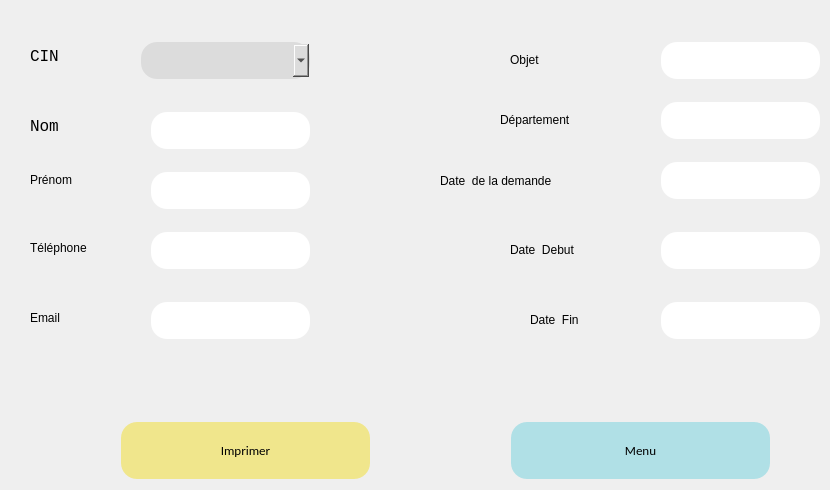
    <widget class="QWidget" name="page_44">
     <widget class="QLineEdit" name="lineEdit_35">
      <property name="geometry">
       <rect>
        <x>150</x>
        <y>110</y>
        <width>161</width>
        <height>41</height>
       </rect>
      </property>
      <property name="styleSheet">
       <string notr="true">background-color: white	;
  border: none;
  color: black;
  padding: 10px;
  text-align: center;
  text-decoration: none;
font-family:calibri;
  display: inline-block;
  font-size: 13px;
  margin: 2px 1px;
  border-radius : 16px;</string>
      </property>
     </widget>
     <widget class="QLabel" name="label_193">
      <property name="geometry">
       <rect>
        <x>30</x>
        <y>50</y>
        <width>47</width>
        <height>13</height>
       </rect>
      </property>
      <property name="font">
       <font>
        <family>Courier New</family>
        <pointsize>12</pointsize>
        <weight>50</weight>
        <bold>false</bold>
       </font>
      </property>
      <property name="text">
       <string>CIN</string>
      </property>
     </widget>
     <widget class="QLabel" name="label_195">
      <property name="geometry">
       <rect>
        <x>30</x>
        <y>120</y>
        <width>47</width>
        <height>13</height>
       </rect>
      </property>
      <property name="font">
       <font>
        <family>Courier New</family>
        <pointsize>12</pointsize>
       </font>
      </property>
      <property name="text">
       <string>Nom</string>
      </property>
     </widget>
     <widget class="QLineEdit" name="lineEdit_36">
      <property name="geometry">
       <rect>
        <x>150</x>
        <y>170</y>
        <width>161</width>
        <height>41</height>
       </rect>
      </property>
      <property name="styleSheet">
       <string notr="true">background-color: white	;
  border: none;
  color: black;
  padding: 10px;
  text-align: center;
  text-decoration: none;
font-family:calibri;
  display: inline-block;
  font-size: 13px;
  margin: 2px 1px;
  border-radius : 16px;</string>
      </property>
     </widget>
     <widget class="QLabel" name="label_196">
      <property name="geometry">
       <rect>
        <x>30</x>
        <y>170</y>
        <width>71</width>
        <height>20</height>
       </rect>
      </property>
      <property name="text">
       <string>Prénom</string>
      </property>
     </widget>
     <widget class="QLabel" name="label_197">
      <property name="geometry">
       <rect>
        <x>30</x>
        <y>240</y>
        <width>101</width>
        <height>16</height>
       </rect>
      </property>
      <property name="text">
       <string>Téléphone</string>
      </property>
     </widget>
     <widget class="QLineEdit" name="lineEdit_37">
      <property name="geometry">
       <rect>
        <x>150</x>
        <y>230</y>
        <width>161</width>
        <height>41</height>
       </rect>
      </property>
      <property name="styleSheet">
       <string notr="true">background-color: white	;
  border: none;
  color: black;
  padding: 10px;
  text-align: center;
  text-decoration: none;
font-family:calibri;
  display: inline-block;
  font-size: 13px;
  margin: 2px 1px;
  border-radius : 16px;</string>
      </property>
     </widget>
     <widget class="QLineEdit" name="lineEdit_141">
      <property name="geometry">
       <rect>
        <x>150</x>
        <y>300</y>
        <width>161</width>
        <height>41</height>
       </rect>
      </property>
      <property name="styleSheet">
       <string notr="true">background-color: white	;
  border: none;
  color: black;
  padding: 10px;
  text-align: center;
  text-decoration: none;
font-family:calibri;
  display: inline-block;
  font-size: 13px;
  margin: 2px 1px;
  border-radius : 16px;</string>
      </property>
     </widget>
     <widget class="QLabel" name="label_202">
      <property name="geometry">
       <rect>
        <x>30</x>
        <y>310</y>
        <width>101</width>
        <height>16</height>
       </rect>
      </property>
      <property name="text">
       <string>Email</string>
      </property>
     </widget>
     <widget class="QLabel" name="label_203">
      <property name="geometry">
       <rect>
        <x>500</x>
        <y>110</y>
        <width>121</width>
        <height>20</height>
       </rect>
      </property>
      <property name="text">
       <string>Département</string>
      </property>
     </widget>
     <widget class="QLineEdit" name="lineEdit_142">
      <property name="geometry">
       <rect>
        <x>660</x>
        <y>100</y>
        <width>161</width>
        <height>41</height>
       </rect>
      </property>
      <property name="styleSheet">
       <string notr="true">background-color: white	;
  border: none;
  color: black;
  padding: 10px;
  text-align: center;
  text-decoration: none;
font-family:calibri;
  display: inline-block;
  font-size: 13px;
  margin: 2px 1px;
  border-radius : 16px;</string>
      </property>
     </widget>
     <widget class="QLabel" name="label_204">
      <property name="geometry">
       <rect>
        <x>510</x>
        <y>240</y>
        <width>131</width>
        <height>20</height>
       </rect>
      </property>
      <property name="text">
       <string>Date  Debut</string>
      </property>
     </widget>
     <widget class="QLabel" name="label_206">
      <property name="geometry">
       <rect>
        <x>530</x>
        <y>310</y>
        <width>121</width>
        <height>20</height>
       </rect>
      </property>
      <property name="text">
       <string>Date  Fin</string>
      </property>
     </widget>
     <widget class="QLabel" name="label_207">
      <property name="geometry">
       <rect>
        <x>440</x>
        <y>170</y>
        <width>221</width>
        <height>21</height>
       </rect>
      </property>
      <property name="text">
       <string>Date  de la demande</string>
      </property>
     </widget>
     <widget class="QComboBox" name="try_5">
      <property name="geometry">
       <rect>
        <x>140</x>
        <y>40</y>
        <width>171</width>
        <height>41</height>
       </rect>
      </property>
      <property name="styleSheet">
       <string notr="true">background-color:#DCDCDC;
  border: none;
  color: black;
  padding: 10px;
  text-align: center;
  text-decoration: none;
font-family:calibri;
  display: inline-block;
  font-size: 13px;
  margin: 2px 1px;
  border-radius : 16px;</string>
      </property>
     </widget>
     <widget class="QPushButton" name="pushButton_103">
      <property name="geometry">
       <rect>
        <x>120</x>
        <y>420</y>
        <width>251</width>
        <height>61</height>
       </rect>
      </property>
      <property name="styleSheet">
       <string notr="true">background-color: 	#F0E68C			;
  border: none;
  color: black;
  padding: 10px;
  text-align: center;
  text-decoration: none;
font-family:calibri;
  display: inline-block;
  font-size: 13px;
  margin: 2px 1px;
  border-radius : 16px;</string>
      </property>
      <property name="text">
       <string>Imprimer</string>
      </property>
     </widget>
     <widget class="QPushButton" name="pushButton_148">
      <property name="geometry">
       <rect>
        <x>510</x>
        <y>420</y>
        <width>261</width>
        <height>61</height>
       </rect>
      </property>
      <property name="styleSheet">
       <string notr="true">background-color: 	#B0E0E6			;
  border: none;
  color: black;
  padding: 10px;
  text-align: center;
  text-decoration: none;
font-family:calibri;
  display: inline-block;
  font-size: 13px;
  margin: 2px 1px;
  border-radius : 16px;</string>
      </property>
      <property name="text">
       <string>Menu</string>
      </property>
     </widget>
     <widget class="QLineEdit" name="lineEdit_39">
      <property name="geometry">
       <rect>
        <x>660</x>
        <y>160</y>
        <width>161</width>
        <height>41</height>
       </rect>
      </property>
      <property name="styleSheet">
       <string notr="true">background-color: white	;
  border: none;
  color: black;
  padding: 10px;
  text-align: center;
  text-decoration: none;
font-family:calibri;
  display: inline-block;
  font-size: 13px;
  margin: 2px 1px;
  border-radius : 16px;</string>
      </property>
     </widget>
     <widget class="QLineEdit" name="lineEdit_40">
      <property name="geometry">
       <rect>
        <x>660</x>
        <y>230</y>
        <width>161</width>
        <height>41</height>
       </rect>
      </property>
      <property name="styleSheet">
       <string notr="true">background-color: white	;
  border: none;
  color: black;
  padding: 10px;
  text-align: center;
  text-decoration: none;
font-family:calibri;
  display: inline-block;
  font-size: 13px;
  margin: 2px 1px;
  border-radius : 16px;</string>
      </property>
     </widget>
     <widget class="QLineEdit" name="lineEdit_41">
      <property name="geometry">
       <rect>
        <x>660</x>
        <y>300</y>
        <width>161</width>
        <height>41</height>
       </rect>
      </property>
      <property name="styleSheet">
       <string notr="true">background-color: white	;
  border: none;
  color: black;
  padding: 10px;
  text-align: center;
  text-decoration: none;
font-family:calibri;
  display: inline-block;
  font-size: 13px;
  margin: 2px 1px;
  border-radius : 16px;</string>
      </property>
     </widget>
     <widget class="QLineEdit" name="lineEdit_144">
      <property name="geometry">
       <rect>
        <x>660</x>
        <y>40</y>
        <width>161</width>
        <height>41</height>
       </rect>
      </property>
      <property name="styleSheet">
       <string notr="true">background-color: white	;
  border: none;
  color: black;
  padding: 10px;
  text-align: center;
  text-decoration: none;
font-family:calibri;
  display: inline-block;
  font-size: 13px;
  margin: 2px 1px;
  border-radius : 16px;</string>
      </property>
     </widget>
     <widget class="QLabel" name="label_218">
      <property name="geometry">
       <rect>
        <x>510</x>
        <y>50</y>
        <width>121</width>
        <height>20</height>
       </rect>
      </property>
      <property name="text">
       <string>Objet</string>
      </property>
     </widget>
    </widget>
